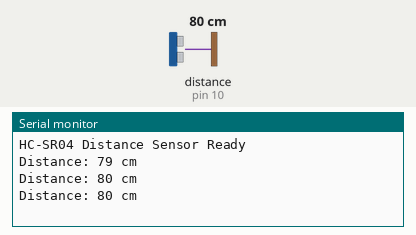
Simulated run of this sketch. Board: Arduino Uno, built with avr-gcc and run on an emulated ATmega328P. Shown: the last lines printed to the serial monitor. Wiring (inferred from the names in the program): ultrasonic range finder: trigger pin 2; echo pin 10. The inputs (shaded band) are chosen by the test bench; at power-on: distance to the obstacle (sensor on pin 10) 80 cm. The echo pulse lasts 58.3 µs per cm.

Above: at 1.3 s.
1.4 s: distance to the obstacle (sensor on pin 10) set to 2 cm
At 1.9 s:
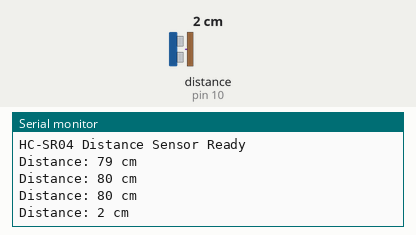
2.9 s: distance to the obstacle (sensor on pin 10) set to 4 cm
At 3.4 s:
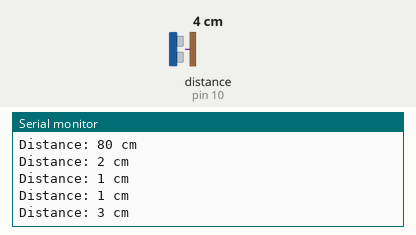
Timing chart, 0 to 5.9 s (numbered marks = the images above; inputs shaded):
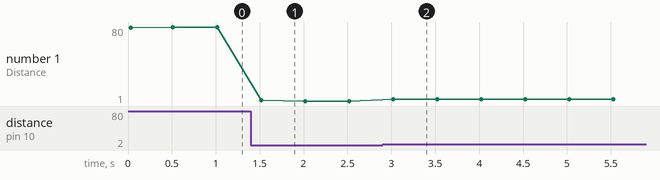

Measured:
- after the input at 1.4 s, the serial monitor: prints a new line after 0.12 s (image 1)
- after the input at 2.9 s, the serial monitor: prints a new line after 0.12 s (image 2)
- plotted number 1: 80 → 1 after the input at 1.4 s, 1 → 3 after the input at 2.9 s

The sketch:

hc_sr04_distance.ino
```cpp
// HC-SR04 Ultrasonic Distance Sensor
// Pins
const int trigPin = 2;
const int echoPin = 10;

// Variables
long duration;
int distance;

void setup() {
  // Initialize serial communication
  Serial.begin(9600);

  // Set pin modes
  pinMode(trigPin, OUTPUT);
  pinMode(echoPin, INPUT);

  Serial.println("HC-SR04 Distance Sensor Ready");
}

void loop() {
  // Clear the trigPin
  digitalWrite(trigPin, LOW);
  delayMicroseconds(2);

  // Trigger the sensor by setting trigPin HIGH for 10 microseconds
  digitalWrite(trigPin, HIGH);
  delayMicroseconds(10);
  digitalWrite(trigPin, LOW);

  // Read the echoPin, returns the sound wave travel time in microseconds
  duration = pulseIn(echoPin, HIGH);

  // Calculate the distance (duration/2 because sound travels to object and back)
  // Speed of sound is 343 m/s or 0.0343 cm/microsecond
  distance = duration * 0.0343 / 2;

  // Send distance over serial
  Serial.print("Distance: ");
  Serial.print(distance);
  Serial.println(" cm");

  // Wait before next measurement
  delay(500);
}
```
